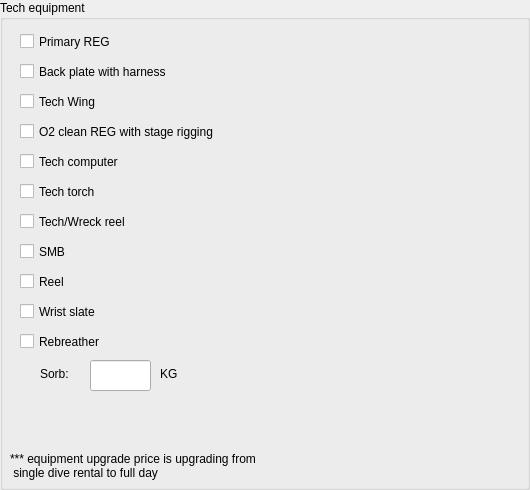
                     <widget class="QGroupBox" name="groupBox_9">
                      <property name="title">
                       <string>Tech equipment</string>
                      </property>
                      <widget class="QCheckBox" name="pm_smb_check">
                       <property name="geometry">
                        <rect>
                         <x>20</x>
                         <y>240</y>
                         <width>90</width>
                         <height>23</height>
                        </rect>
                       </property>
                       <property name="text">
                        <string>SMB</string>
                       </property>
                      </widget>
                      <widget class="QCheckBox" name="pm_tech_torch_check">
                       <property name="geometry">
                        <rect>
                         <x>20</x>
                         <y>180</y>
                         <width>90</width>
                         <height>23</height>
                        </rect>
                       </property>
                       <property name="text">
                        <string>Tech torch</string>
                       </property>
                      </widget>
                      <widget class="QCheckBox" name="pm_o2_reg_check">
                       <property name="geometry">
                        <rect>
                         <x>20</x>
                         <y>120</y>
                         <width>251</width>
                         <height>23</height>
                        </rect>
                       </property>
                       <property name="text">
                        <string>O2 clean REG with stage rigging</string>
                       </property>
                      </widget>
                      <widget class="QCheckBox" name="pm_back_plate_check">
                       <property name="geometry">
                        <rect>
                         <x>20</x>
                         <y>60</y>
                         <width>191</width>
                         <height>23</height>
                        </rect>
                       </property>
                       <property name="text">
                        <string>Back plate with harness</string>
                       </property>
                      </widget>
                      <widget class="QCheckBox" name="pm_reel_check">
                       <property name="geometry">
                        <rect>
                         <x>20</x>
                         <y>270</y>
                         <width>90</width>
                         <height>23</height>
                        </rect>
                       </property>
                       <property name="text">
                        <string>Reel</string>
                       </property>
                      </widget>
                      <widget class="QCheckBox" name="pm_slate_check">
                       <property name="geometry">
                        <rect>
                         <x>20</x>
                         <y>300</y>
                         <width>111</width>
                         <height>23</height>
                        </rect>
                       </property>
                       <property name="text">
                        <string>Wrist slate</string>
                       </property>
                      </widget>
                      <widget class="QCheckBox" name="pm_tech_computer_check">
                       <property name="geometry">
                        <rect>
                         <x>20</x>
                         <y>150</y>
                         <width>121</width>
                         <height>23</height>
                        </rect>
                       </property>
                       <property name="text">
                        <string>Tech computer</string>
                       </property>
                      </widget>
                      <widget class="QCheckBox" name="pm_tech_reg_check">
                       <property name="geometry">
                        <rect>
                         <x>20</x>
                         <y>30</y>
                         <width>141</width>
                         <height>23</height>
                        </rect>
                       </property>
                       <property name="text">
                        <string>Primary REG</string>
                       </property>
                      </widget>
                      <widget class="QCheckBox" name="pm_wing_check">
                       <property name="geometry">
                        <rect>
                         <x>20</x>
                         <y>90</y>
                         <width>151</width>
                         <height>23</height>
                        </rect>
                       </property>
                       <property name="text">
                        <string>Tech Wing</string>
                       </property>
                      </widget>
                      <widget class="QCheckBox" name="pm_wreck_reel_check">
                       <property name="geometry">
                        <rect>
                         <x>20</x>
                         <y>210</y>
                         <width>151</width>
                         <height>23</height>
                        </rect>
                       </property>
                       <property name="text">
                        <string>Tech/Wreck reel</string>
                       </property>
                      </widget>
                      <widget class="QCheckBox" name="pm_rebreather_check">
                       <property name="geometry">
                        <rect>
                         <x>20</x>
                         <y>330</y>
                         <width>111</width>
                         <height>23</height>
                        </rect>
                       </property>
                       <property name="text">
                        <string>Rebreather</string>
                       </property>
                      </widget>
                      <widget class="QLabel" name="label_81">
                       <property name="geometry">
                        <rect>
                         <x>40</x>
                         <y>365</y>
                         <width>41</width>
                         <height>17</height>
                        </rect>
                       </property>
                       <property name="text">
                        <string>Sorb:</string>
                       </property>
                      </widget>
                      <widget class="QLineEdit" name="pm_sorb_entry">
                       <property name="geometry">
                        <rect>
                         <x>90</x>
                         <y>360</y>
                         <width>61</width>
                         <height>31</height>
                        </rect>
                       </property>
                      </widget>
                      <widget class="QLabel" name="label_82">
                       <property name="geometry">
                        <rect>
                         <x>160</x>
                         <y>365</y>
                         <width>31</width>
                         <height>17</height>
                        </rect>
                       </property>
                       <property name="text">
                        <string>KG</string>
                       </property>
                      </widget>
                      <widget class="QLabel" name="label_83">
                       <property name="geometry">
                        <rect>
                         <x>10</x>
                         <y>450</y>
                         <width>511</width>
                         <height>31</height>
                        </rect>
                       </property>
                       <property name="text">
                        <string>*** equipment upgrade price is upgrading from 
 single dive rental to full day</string>
                       </property>
                      </widget>
                     </widget>
